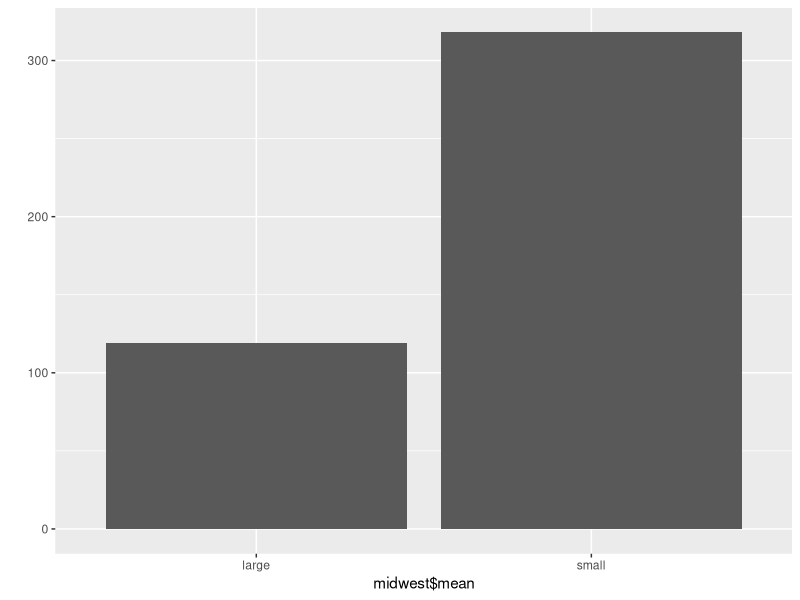

This chart was generated by the following R code:
library(ggplot2)
library(dplyr)

midwest <- as.data.frame(ggplot2::midwest)

head(midwest,10)

midwest <- rename(midwest, total = poptotal, asian = popasian)

midwest$total_asian <- (midwest$asian / midwest$total)*100

mean(midwest$total_asian)

midwest$mean <- ifelse(midwest$total_asian >= 0.4872462, "large", "small")

table(midwest$mean)

qplot(midwest$mean)
